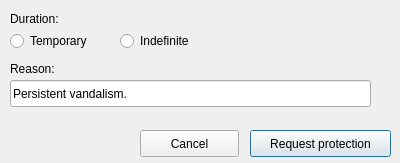
<?xml version="1.0" encoding="UTF-8"?>
<ui version="4.0">
 <class>RequestProtect</class>
 <widget class="QDialog" name="RequestProtect">
  <property name="geometry">
   <rect>
    <x>0</x>
    <y>0</y>
    <width>400</width>
    <height>163</height>
   </rect>
  </property>
  <property name="windowTitle">
   <string>Request page protection</string>
  </property>
  <widget class="QPushButton" name="pushButton">
   <property name="geometry">
    <rect>
     <x>250</x>
     <y>130</y>
     <width>141</width>
     <height>27</height>
    </rect>
   </property>
   <property name="text">
    <string>Request protection</string>
   </property>
   <property name="autoRepeat">
    <bool>false</bool>
   </property>
   <property name="default">
    <bool>true</bool>
   </property>
   <property name="flat">
    <bool>false</bool>
   </property>
  </widget>
  <widget class="QPushButton" name="pushButton_2">
   <property name="geometry">
    <rect>
     <x>140</x>
     <y>130</y>
     <width>99</width>
     <height>27</height>
    </rect>
   </property>
   <property name="text">
    <string>Cancel</string>
   </property>
  </widget>
  <widget class="QLineEdit" name="lineEdit">
   <property name="geometry">
    <rect>
     <x>10</x>
     <y>80</y>
     <width>361</width>
     <height>27</height>
    </rect>
   </property>
   <property name="text">
    <string>Persistent vandalism.</string>
   </property>
  </widget>
  <widget class="QLabel" name="label">
   <property name="geometry">
    <rect>
     <x>10</x>
     <y>10</y>
     <width>67</width>
     <height>17</height>
    </rect>
   </property>
   <property name="text">
    <string>Duration:</string>
   </property>
  </widget>
  <widget class="QRadioButton" name="radioButton">
   <property name="geometry">
    <rect>
     <x>10</x>
     <y>30</y>
     <width>117</width>
     <height>22</height>
    </rect>
   </property>
   <property name="text">
    <string>Temporary</string>
   </property>
  </widget>
  <widget class="QRadioButton" name="radioButton_2">
   <property name="geometry">
    <rect>
     <x>120</x>
     <y>30</y>
     <width>117</width>
     <height>22</height>
    </rect>
   </property>
   <property name="text">
    <string>Indefinite</string>
   </property>
  </widget>
  <widget class="QLabel" name="label_2">
   <property name="geometry">
    <rect>
     <x>10</x>
     <y>60</y>
     <width>67</width>
     <height>17</height>
    </rect>
   </property>
   <property name="text">
    <string>Reason:</string>
   </property>
  </widget>
 </widget>
 <resources/>
 <connections/>
</ui>
